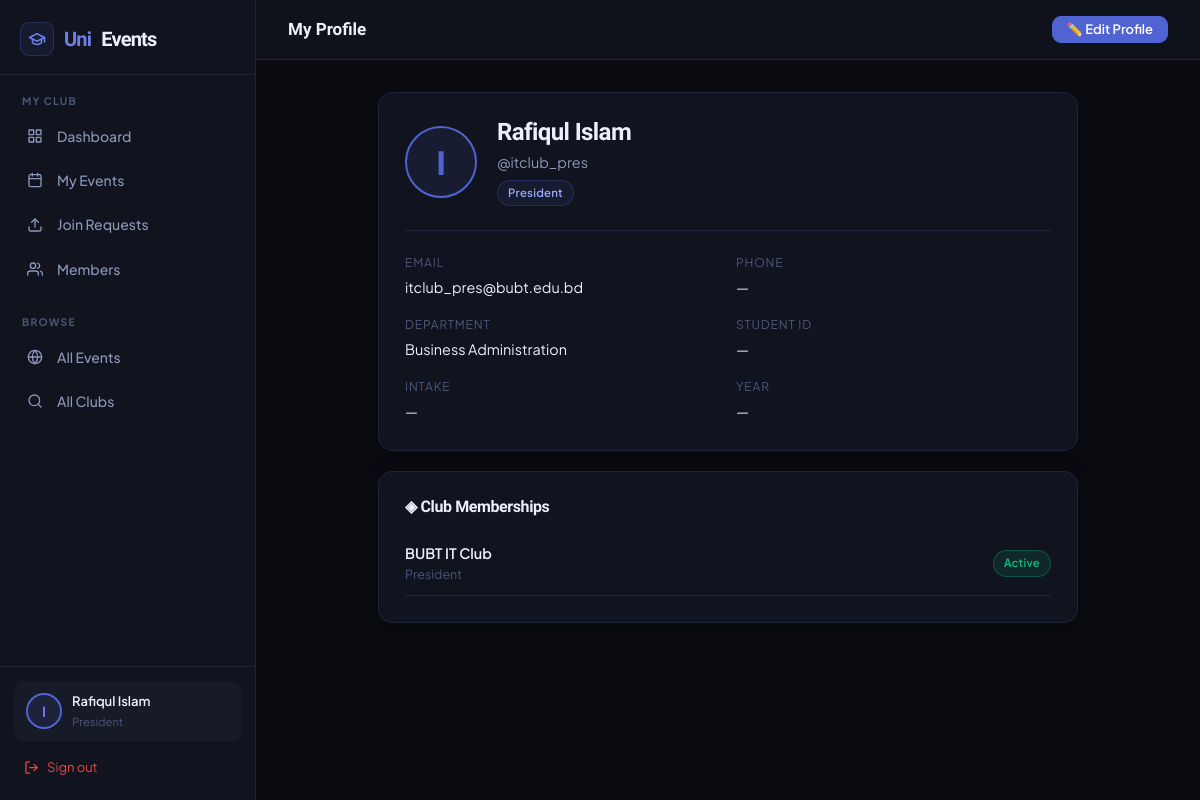
Screenshot of /accounts/profile/ (signed in) with the database file from the repository.
### accounts/models.py (models this page shows, shortened)
class CustomUser(AbstractUser):
    USER_TYPE_CHOICES = (
        ('student', 'Student'),
        ('faculty', 'Faculty'),
        ('admin', 'Administrator'),
        ('president', 'President'),
    )
    user_type = models.CharField(max_length=20, choices=USER_TYPE_CHOICES, default='student')
    student_id = models.CharField(max_length=20, blank=True, null=True)
    phone = models.CharField(max_length=15, blank=True, null=True)
    profile_picture = models.ImageField(upload_to='profile_pics/', blank=True, null=True)
    bio = models.TextField(blank=True, null=True)
    department = models.CharField(max_length=100, blank=True, null=True)
    intake = models.CharField(max_length=20, blank=True, null=True, help_text="e.g. 49, 50, Fall-2022")
    year = models.IntegerField(blank=True, null=True)
    is_verified = models.BooleanField(default=False)

### clubs/models.py (models this page shows, shortened)
class ClubMember(models.Model):
    ROLE_CHOICES = (
        ('president', 'President'),
        ('vice_president', 'Vice President'),
        ('treasurer', 'Treasurer'),
        ('secretary', 'Secretary'),
        ('executive', 'Executive Member'),
        ('member', 'General Member'),
    )
    STATUS_CHOICES = (
        ('active', 'Active'),
        ('inactive', 'Inactive'),
        ('pending', 'Pending'),
    )
    club = models.ForeignKey(Club, on_delete=models.CASCADE, related_name='members')
    user = models.ForeignKey(settings.AUTH_USER_MODEL, on_delete=models.CASCADE, related_name='club_memberships')
    role = models.CharField(max_length=20, choices=ROLE_CHOICES, default='member')
    status = models.CharField(max_length=20, choices=STATUS_CHOICES, default='pending')
    joined_date = models.DateTimeField(auto_now_add=True)
    approved_by = models.ForeignKey(settings.AUTH_USER_MODEL, on_delete=models.SET_NULL, null=True, blank=True, related_name='approved_memberships')
    approved_at = models.DateTimeField(null=True, blank=True)
    additional_info = models.TextField(blank=True, null=True)
    class Meta:
        unique_together = ['club', 'user']
        ordering = ['-joined_date']

class Club(models.Model):
    STATUS_CHOICES = (
        ('active', 'Active'),
        ('inactive', 'Inactive'),
        ('pending', 'Pending Approval'),
    )
    name = models.CharField(max_length=200)
    slug = models.SlugField(unique=True)
    description = models.TextField()
    short_description = models.CharField(max_length=300, blank=True, null=True)
    category = models.ForeignKey(ClubCategory, on_delete=models.SET_NULL, null=True, blank=True)
    logo = models.ImageField(upload_to='club_logos/', blank=True, null=True)
    banner = models.ImageField(upload_to='club_banners/', blank=True, null=True)
    president = models.ForeignKey(settings.AUTH_USER_MODEL, on_delete=models.CASCADE, related_name='president_of')
    vice_president = models.ForeignKey(settings.AUTH_USER_MODEL, on_delete=models.SET_NULL, null=True, blank=True, related_name='vice_president_of')
    faculty_advisor = models.ForeignKey(settings.AUTH_USER_MODEL, on_delete=models.SET_NULL, null=True, blank=True, related_name='faculty_advisor_of')
    email = models.EmailField(blank=True, null=True)
    website = models.URLField(blank=True, null=True)
    social_facebook = models.URLField(blank=True, null=True)
    social_instagram = models.URLField(blank=True, null=True)
    social_linkedin = models.URLField(blank=True, null=True)
    status = models.CharField(max_length=20, choices=STATUS_CHOICES, default='pending')
    established_date = models.DateField(default=timezone.now)
    created_at = models.DateTimeField(auto_now_add=True)
    updated_at = models.DateTimeField(auto_now=True)
    class Meta:
        ordering = ['name']

### accounts/views.py (the view)
# urls.py: path('profile/', views.profile_view, name='profile'),
@login_required
def profile_view(request):
    return render(request, 'accounts/profile.html', {'user': request.user})

### templates/accounts/profile.html (shortened to what this page needs)
{% extends 'base.html' %}
{% block page_title %}My Profile{% endblock %}
{% block topbar_actions %}
<a href="{% url 'profile_edit' %}" class="btn btn-primary btn-sm">✏️ Edit Profile</a>
{% endblock %}
{% block app_content %}
<div style="max-width:700px;margin:0 auto;">
  <div class="card fade-up" style="margin-bottom:20px;">
    <div style="display:flex;align-items:center;gap:20px;margin-bottom:24px;">
      <div style="width:72px;height:72px;border-radius:50%;background:var(--a-bg);border:2px solid var(--a);display:flex;align-items:center;justify-content:center;font-size:2rem;font-weight:800;color:var(--a);flex-shrink:0;">
        {% if user.profile_picture %}
          <img src="{{ user.profile_picture.url }}" style="width:100%;height:100%;object-fit:cover;border-radius:50%;">
        {% else %}
          {{ user.username|slice:":1"|upper }}
        {% endif %}
      </div>
      <div>
        <h2 style="margin-bottom:4px;">{{ user.get_full_name|default:user.username }}</h2>
        <div style="color:var(--txt2);font-size:0.9rem;">@{{ user.username }}</div>
        <span class="badge badge-accent" style="margin-top:6px;">{{ user.get_user_type_display }}</span>
      </div>
    </div>
    <div class="divider"></div>
    <div style="display:grid;grid-template-columns:1fr 1fr;gap:16px;">
      <div>
        <div style="font-size:0.75rem;color:var(--txt3);text-transform:uppercase;letter-spacing:0.07em;margin-bottom:4px;">Email</div>
        <div style="font-size:0.9rem;">{{ user.email|default:"—" }}</div>
      </div>
      <div>
        <div style="font-size:0.75rem;color:var(--txt3);text-transform:uppercase;letter-spacing:0.07em;margin-bottom:4px;">Phone</div>
        <div style="font-size:0.9rem;">{{ user.phone|default:"—" }}</div>
      </div>
      <div>
        <div style="font-size:0.75rem;color:var(--txt3);text-transform:uppercase;letter-spacing:0.07em;margin-bottom:4px;">Department</div>
        <div style="font-size:0.9rem;">{{ user.department|default:"—" }}</div>
      </div>
      <div>
        <div style="font-size:0.75rem;color:var(--txt3);text-transform:uppercase;letter-spacing:0.07em;margin-bottom:4px;">Student ID</div>
        <div style="font-size:0.9rem;">{{ user.student_id|default:"—" }}</div>
      </div>
      <div>
        <div style="font-size:0.75rem;color:var(--txt3);text-transform:uppercase;letter-spacing:0.07em;margin-bottom:4px;">Intake</div>
        <div style="font-size:0.9rem;">{{ user.intake|default:"—" }}</div>
      </div>
      <div>
        <div style="font-size:0.75rem;color:var(--txt3);text-transform:uppercase;letter-spacing:0.07em;margin-bottom:4px;">Year</div>
        <div style="font-size:0.9rem;">{{ user.year|default:"—" }}</div>
      </div>
    </div>
  </div>
  {% with memberships=user.club_memberships.all %}
  {% if memberships %}
  <div class="card fade-up-2">
    <h3 style="margin-bottom:16px;font-size:1rem;">◈ Club Memberships</h3>
    {% for m in memberships %}
    <div style="display:flex;align-items:center;justify-content:space-between;padding:10px 0;border-bottom:1px solid var(--border);">
      <div>
        <div style="font-weight:600;font-size:0.9rem;">{{ m.club.name }}</div>
        <div style="font-size:0.78rem;color:var(--txt3);">{{ m.get_role_display }}</div>
      </div>
      <span class="badge {% if m.status == 'active' %}badge-green{% elif m.status == 'pending' %}badge-yellow{% else %}badge-gray{% endif %}">
        {{ m.get_status_display }}
      </span>
    </div>
    {% endfor %}
  </div>
  {% endif %}
  {% endwith %}
</div>
{% endblock %}

### templates/base.html (shortened to what this page needs)
{% load static %}
<!DOCTYPE html>
<html lang="en">
<head>
</head>
<body>
{% if user.is_authenticated and request.resolver_match.url_name not in 'home,club_list,club_detail,event_list,event_detail,join_club,register,login' %}
<div class="app-layout">
  <aside class="sidebar">
    <div class="sidebar-brand">
      <a href="{% url 'home' %}">
        <div class="sb-icon"><svg width="18" height="18" viewBox="0 0 24 24" fill="none" stroke="currentColor" stroke-width="2" stroke-linecap="round" stroke-linejoin="round" style="color:var(--a2)"><path d="M22 10v6M2 10l10-5 10 5-10 5z"/><path d="M6 12v5c3 3 9 3 12 0v-5"/></svg></div>
        Uni<span>Events</span>
      </a>
    </div>
    {% if user.is_staff or user.user_type == 'admin' %}
    <div class="sb-section">
      <div class="sb-label">Overview</div>
      <ul class="sb-nav">
        <li><a href="{% url 'admin_dashboard' %}" class="{% if request.resolver_match.url_name == 'admin_dashboard' %}active{% endif %}">
          <span class="sb-icon2"><svg width="16" height="16" viewBox="0 0 24 24" fill="none" stroke="currentColor" stroke-width="2" stroke-linecap="round" stroke-linejoin="round"><rect x="3" y="3" width="7" height="7"/><rect x="14" y="3" width="7" height="7"/><rect x="14" y="14" width="7" height="7"/><rect x="3" y="14" width="7" height="7"/></svg></span> Dashboard
        </a></li>
        <li><a href="{% url 'admin_statistics' %}" class="{% if request.resolver_match.url_name == 'admin_statistics' %}active{% endif %}">
          <span class="sb-icon2"><svg width="16" height="16" viewBox="0 0 24 24" fill="none" stroke="currentColor" stroke-width="2" stroke-linecap="round" stroke-linejoin="round"><line x1="18" y1="20" x2="18" y2="10"/><line x1="12" y1="20" x2="12" y2="4"/><line x1="6" y1="20" x2="6" y2="14"/></svg></span> Statistics
        </a></li>
      </ul>
    </div>
    <div class="sb-section">
      <div class="sb-label">Manage</div>
      <ul class="sb-nav">
        <li><a href="{% url 'admin_club_list' %}" class="{% if 'club' in request.resolver_match.url_name %}active{% endif %}">
          <span class="sb-icon2"><svg width="16" height="16" viewBox="0 0 24 24" fill="none" stroke="currentColor" stroke-width="2" stroke-linecap="round" stroke-linejoin="round"><path d="M3 9l9-7 9 7v11a2 2 0 01-2 2H5a2 2 0 01-2-2z"/><polyline points="9 22 9 12 15 12 15 22"/></svg></span> Clubs
        </a></li>
        <li><a href="{% url 'admin_president_list' %}" class="{% if 'president' in request.resolver_match.url_name %}active{% endif %}">
          <span class="sb-icon2"><svg width="16" height="16" viewBox="0 0 24 24" fill="none" stroke="currentColor" stroke-width="2" stroke-linecap="round" stroke-linejoin="round"><circle cx="12" cy="8" r="4"/><path d="M5 20a7 7 0 0114 0"/><path d="M8 7l-2-3M16 7l2-3M12 4V2"/></svg></span> Presidents
        </a></li>
        <li><a href="{% url 'admin_event_requests' %}" class="{% if 'event_request' in request.resolver_match.url_name %}active{% endif %}">
          <span class="sb-icon2"><svg width="16" height="16" viewBox="0 0 24 24" fill="none" stroke="currentColor" stroke-width="2" stroke-linecap="round" stroke-linejoin="round"><path d="M14 2H6a2 2 0 00-2 2v16a2 2 0 002 2h12a2 2 0 002-2V8z"/><polyline points="14 2 14 8 20 8"/><line x1="16" y1="13" x2="8" y2="13"/><line x1="16" y1="17" x2="8" y2="17"/><polyline points="10 9 9 9 8 9"/></svg></span> Event Requests
        </a></li>
      </ul>
    </div>
    <div class="sb-section">
      <div class="sb-label">Browse</div>
      <ul class="sb-nav">
        <li><a href="{% url 'event_list' %}"><span class="sb-icon2"><svg width="16" height="16" viewBox="0 0 24 24" fill="none" stroke="currentColor" stroke-width="2" stroke-linecap="round" stroke-linejoin="round"><rect x="3" y="4" width="18" height="18" rx="2" ry="2"/><line x1="16" y1="2" x2="16" y2="6"/><line x1="8" y1="2" x2="8" y2="6"/><line x1="3" y1="10" x2="21" y2="10"/></svg></span> All Events</a></li>
        <li><a href="{% url 'club_list' %}"><span class="sb-icon2"><svg width="16" height="16" viewBox="0 0 24 24" fill="none" stroke="currentColor" stroke-width="2" stroke-linecap="round" stroke-linejoin="round"><circle cx="11" cy="11" r="8"/><line x1="21" y1="21" x2="16.65" y2="16.65"/></svg></span> All Clubs</a></li>
      </ul>
    </div>
    {% elif user.user_type == 'president' %}
    <div class="sb-section">
      <div class="sb-label">My Club</div>
      <ul class="sb-nav">
        <li><a href="{% url 'president_dashboard' %}" class="{% if request.resolver_match.url_name == 'president_dashboard' %}active{% endif %}">
          <span class="sb-icon2"><svg width="16" height="16" viewBox="0 0 24 24" fill="none" stroke="currentColor" stroke-width="2" stroke-linecap="round" stroke-linejoin="round"><rect x="3" y="3" width="7" height="7"/><rect x="14" y="3" width="7" height="7"/><rect x="14" y="14" width="7" height="7"/><rect x="3" y="14" width="7" height="7"/></svg></span> Dashboard
        </a></li>
        <li><a href="{% url 'president_event_list' %}" class="{% if 'event' in request.resolver_match.url_name %}active{% endif %}">
          <span class="sb-icon2"><svg width="16" height="16" viewBox="0 0 24 24" fill="none" stroke="currentColor" stroke-width="2" stroke-linecap="round" stroke-linejoin="round"><rect x="3" y="4" width="18" height="18" rx="2" ry="2"/><line x1="16" y1="2" x2="16" y2="6"/><line x1="8" y1="2" x2="8" y2="6"/><line x1="3" y1="10" x2="21" y2="10"/></svg></span> My Events
        </a></li>
        <li><a href="{% url 'president_join_requests' %}" class="{% if request.resolver_match.url_name == 'president_join_requests' %}active{% endif %}">
          <span class="sb-icon2"><svg width="16" height="16" viewBox="0 0 24 24" fill="none" stroke="currentColor" stroke-width="2" stroke-linecap="round" stroke-linejoin="round"><path d="M21 15v4a2 2 0 01-2 2H5a2 2 0 01-2-2v-4"/><polyline points="17 8 12 3 7 8"/><line x1="12" y1="3" x2="12" y2="15"/></svg></span> Join Requests
        </a></li>
        <li><a href="{% url 'president_member_list' %}" class="{% if request.resolver_match.url_name == 'president_member_list' %}active{% endif %}">
          <span class="sb-icon2"><svg width="16" height="16" viewBox="0 0 24 24" fill="none" stroke="currentColor" stroke-width="2" stroke-linecap="round" stroke-linejoin="round"><path d="M17 21v-2a4 4 0 00-4-4H5a4 4 0 00-4 4v2"/><circle cx="9" cy="7" r="4"/><path d="M23 21v-2a4 4 0 00-3-3.87M16 3.13a4 4 0 010 7.75"/></svg></span> Members
        </a></li>
      </ul>
    </div>
    <div class="sb-section">
      <div class="sb-label">Browse</div>
      <ul class="sb-nav">
        <li><a href="{% url 'event_list' %}"><span class="sb-icon2"><svg width="16" height="16" viewBox="0 0 24 24" fill="none" stroke="currentColor" stroke-width="2" stroke-linecap="round" stroke-linejoin="round"><circle cx="12" cy="12" r="10"/><line x1="2" y1="12" x2="22" y2="12"/><path d="M12 2a15.3 15.3 0 014 10 15.3 15.3 0 01-4 10 15.3 15.3 0 01-4-10 15.3 15.3 0 014-10z"/></svg></span> All Events</a></li>
        <li><a href="{% url 'club_list' %}"><span class="sb-icon2"><svg width="16" height="16" viewBox="0 0 24 24" fill="none" stroke="currentColor" stroke-width="2" stroke-linecap="round" stroke-linejoin="round"><circle cx="11" cy="11" r="8"/><line x1="21" y1="21" x2="16.65" y2="16.65"/></svg></span> All Clubs</a></li>
      </ul>
    </div>
    {% endif %}
    <div class="sb-footer">
      <div class="sb-user">
        <div class="sb-avatar">
          {% if user.profile_picture %}<img src="{{ user.profile_picture.url }}" style="width:100%;height:100%;object-fit:cover;border-radius:50%;">
          {% else %}{{ user.username|slice:":1"|upper }}{% endif %}
        </div>
        <div style="flex:1;min-width:0;">
          <div class="sb-name">{{ user.get_full_name|default:user.username|truncatechars:18 }}</div>
          <div class="sb-role">{{ user.get_user_type_display }}</div>
        </div>
      </div>
      <a href="{% url 'logout' %}" class="sb-logout">
        <svg width="15" height="15" viewBox="0 0 24 24" fill="none" stroke="currentColor" stroke-width="2" stroke-linecap="round" stroke-linejoin="round"><path d="M9 21H5a2 2 0 01-2-2V5a2 2 0 012-2h4"/><polyline points="16 17 21 12 16 7"/><line x1="21" y1="12" x2="9" y2="12"/></svg> Sign out
      </a>
    </div>
  </aside>
  <div class="app-main">
    <div class="app-topbar">
      <span class="app-topbar-title">{% block page_title %}{% endblock %}</span>
      <div class="app-topbar-right">{% block topbar_actions %}{% endblock %}</div>
    </div>
    <div class="app-content">
      {% block app_content %}{% endblock %}
    </div>
  </div>
</div>
{% endif %}
</body>
</html>

### rows the page displays
CustomUser: username "I", get_full_name "Rafiqul Islam", user_type "President", username "itclub_pres", email "itclub_pres@bubt.edu.bd", phone "—", department "Business Administration", student_id "—", intake "—", year "—"
ClubMember: club.name "BUBT IT Club", role "President", status "Active"
